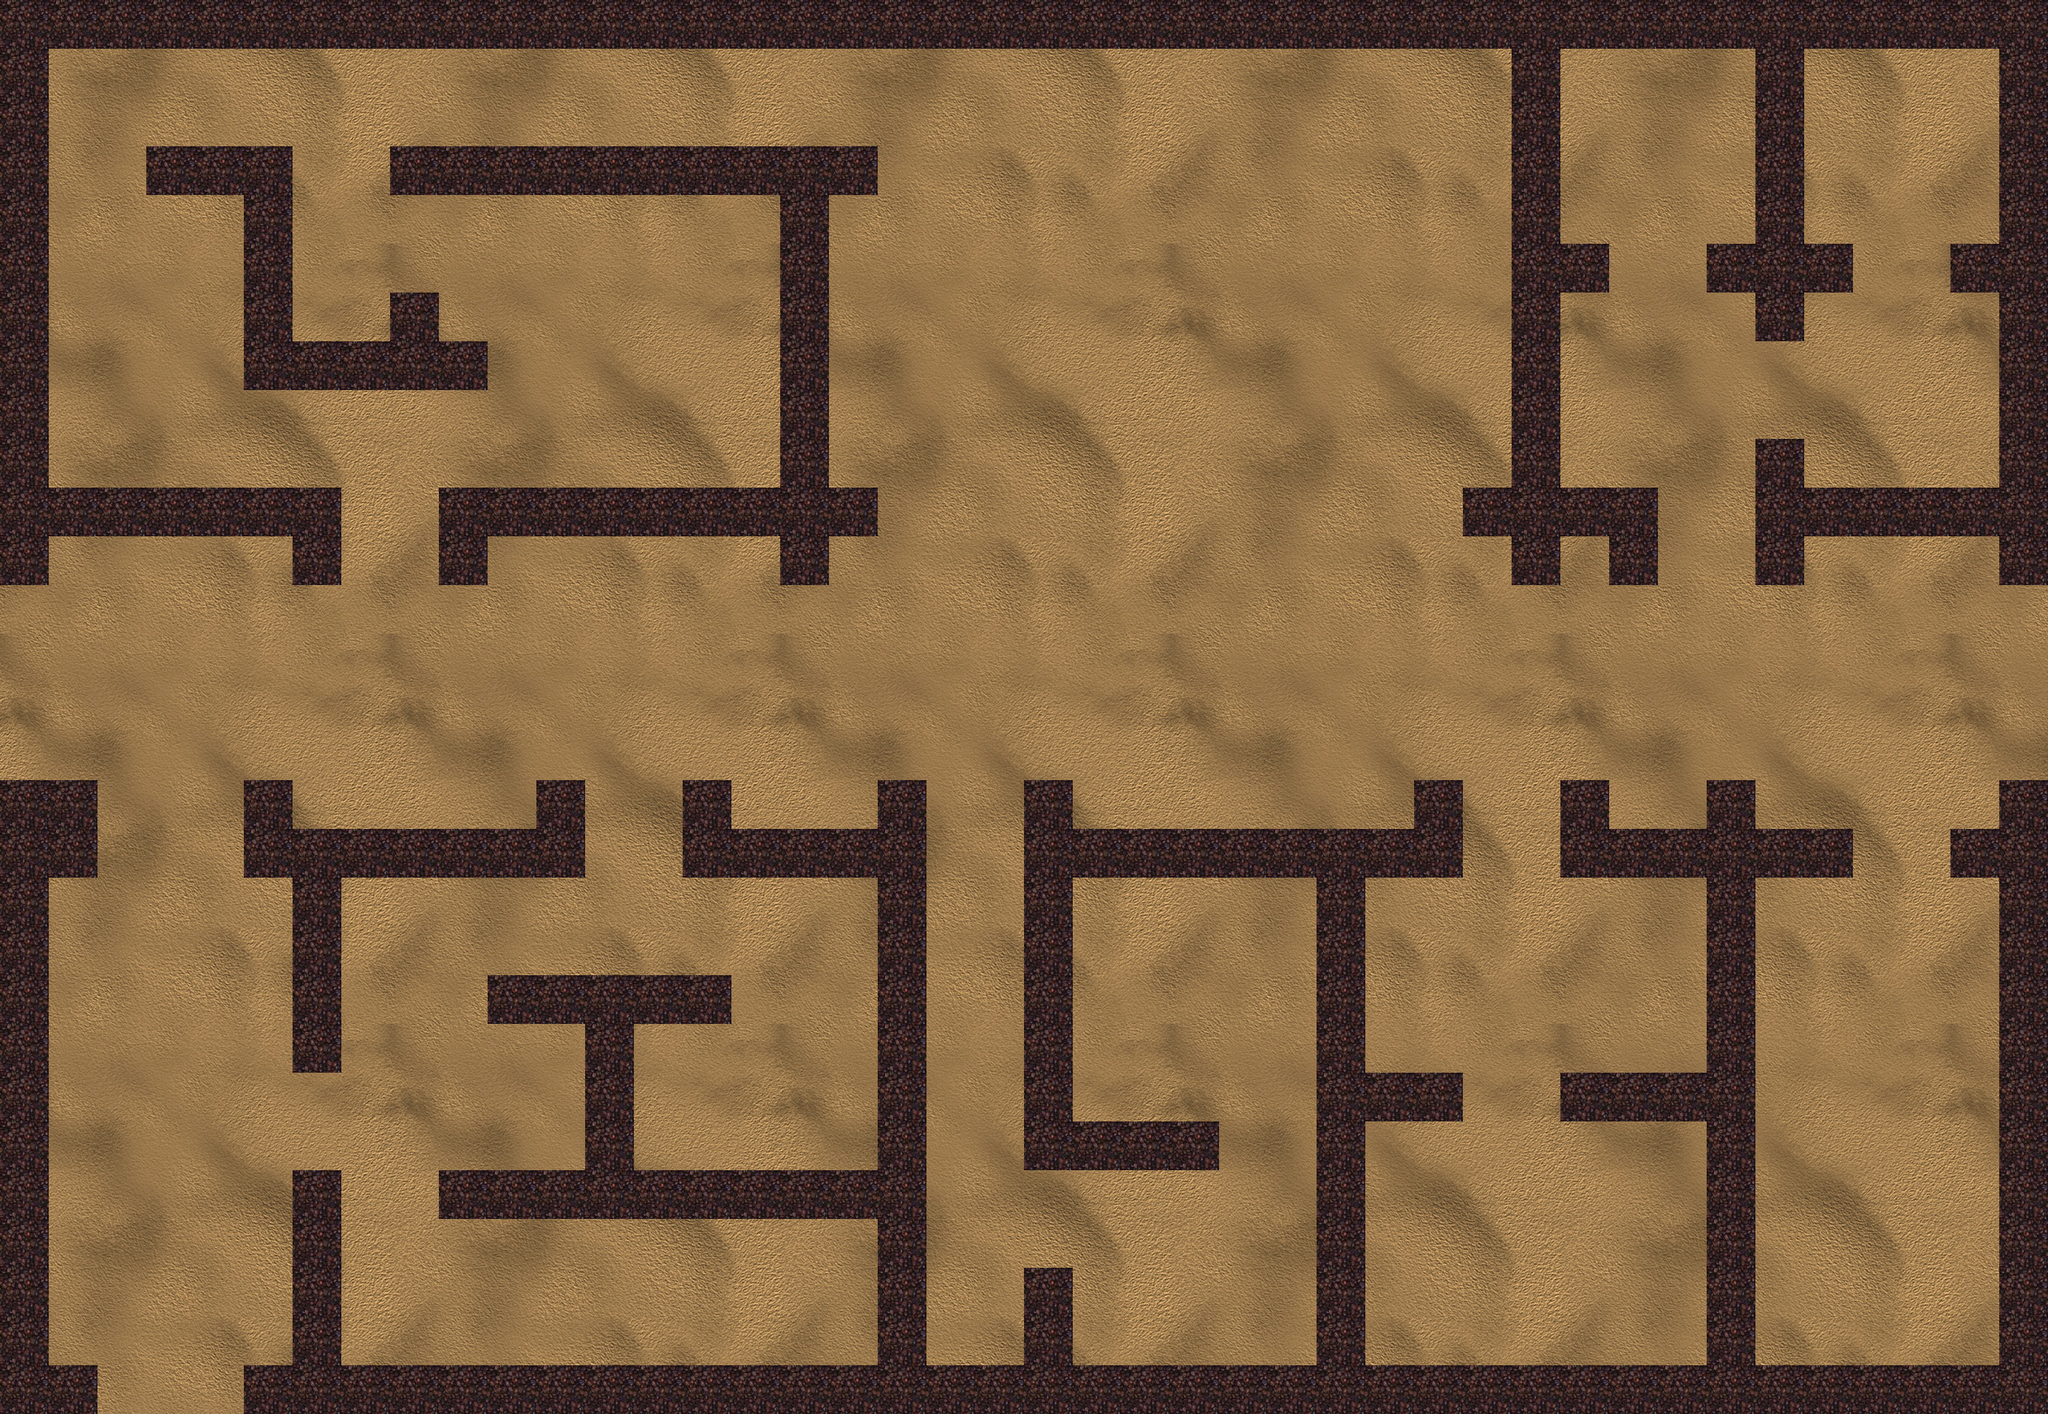

Below is a game level as drawn by its tile map, then a one-line description and the .tmx that defines it (tile-layer data replaced by summaries):
An orthogonal 42x29 tile map with 64x64 px tiles, 2 tile layers (Background, wallArt), 2 tilesets and 98 objects (55x wall).

<map version="1.0" orientation="orthogonal" renderorder="right-down" width="42" height="29" tilewidth="64" tileheight="64" nextobjectid="192">
 <tileset firstgid="1" name="dunes1" tilewidth="64" tileheight="64" tilecount="64" columns="8">
  <image source="unpacked/background/tiles/bg.02/dunes1.jpg" width="512" height="512" />
 </tileset>
 <tileset firstgid="65" name="TatWall" tilewidth="64" tileheight="64" tilecount="4" columns="2">
  <image source="unpacked/background/obstacles/TatWall.jpg" width="128" height="128" />
 </tileset>
 <layer name="Background" width="42" height="29">
  <data>[1218 cells, 1218 non-empty, 64 distinct tile ids]</data>
 </layer>
 <layer name="wallArt" width="42" height="29">
  <data>[1218 cells, 314 non-empty, 4 distinct tile ids]</data>
 </layer>
 <objectgroup name="wall">
  <object id="76" type="wall" x="0" y="1792" width="2688" height="64" />
  <object id="77" type="wall" x="2624" y="0" width="64" height="1792" />
  <object id="78" type="wall" x="0" y="0" width="2624" height="64" />
  <object id="79" type="wall" x="0" y="64" width="64" height="1728" />
  <object id="80" type="wall" x="64" y="1024" width="64" height="128" />
  <object id="81" type="wall" x="320" y="1024" width="64" height="128" />
  <object id="82" type="wall" x="384" y="1088" width="320" height="64" />
  <object id="83" type="wall" x="704" y="1024" width="64" height="128" />
  <object id="84" type="wall" x="384" y="1152" width="64" height="256" />
  <object id="85" type="wall" x="384" y="1536" width="64" height="256" />
  <object id="86" type="wall" x="576" y="1536" width="576" height="64" />
  <object id="87" type="wall" x="1152" y="1024" width="64" height="768" />
  <object id="90" type="wall" x="1728" y="1088" width="64" height="704" />
  <object id="91" type="wall" x="1344" y="1024" width="64" height="512" />
  <object id="92" type="wall" x="1344" y="1664" width="64" height="128" />
  <object id="93" type="wall" x="2240" y="1024" width="64" height="768" />
  <object id="94" type="wall" x="1984" y="64" width="64" height="704" />
  <object id="95" type="wall" x="2304" y="64" width="64" height="384" />
  <object id="96" type="wall" x="2304" y="576" width="64" height="192" />
  <object id="97" type="wall" x="1024" y="192" width="64" height="576" />
  <object id="98" type="wall" x="320" y="192" width="64" height="320" />
  <object id="99" type="wall" x="384" y="640" width="64" height="128" />
  <object id="100" type="wall" x="576" y="640" width="64" height="128" />
  <object id="101" type="wall" x="896" y="1024" width="64" height="128" />
  <object id="102" type="wall" x="1856" y="1024" width="64" height="128" />
  <object id="103" type="wall" x="2048" y="1024" width="64" height="128" />
  <object id="104" type="wall" x="2560" y="1088" width="64" height="64" />
  <object id="105" type="wall" x="2304" y="1088" width="128" height="64" />
  <object id="106" type="wall" x="2112" y="1088" width="128" height="64" />
  <object id="107" type="wall" x="2048" y="1408" width="192" height="64" />
  <object id="108" type="wall" x="1792" y="1408" width="128" height="64" />
  <object id="109" type="wall" x="1408" y="1472" width="192" height="64" />
  <object id="110" type="wall" x="1408" y="1088" width="320" height="64" />
  <object id="111" type="wall" x="1792" y="1088" width="64" height="64" />
  <object id="112" type="wall" x="1920" y="640" width="64" height="64" />
  <object id="113" type="wall" x="2112" y="640" width="64" height="128" />
  <object id="114" type="wall" x="2048" y="640" width="64" height="64" />
  <object id="115" type="wall" x="2048" y="320" width="64" height="64" />
  <object id="116" type="wall" x="2240" y="320" width="64" height="64" />
  <object id="117" type="wall" x="2368" y="320" width="64" height="64" />
  <object id="118" type="wall" x="2560" y="320" width="64" height="64" />
  <object id="119" type="wall" x="2368" y="640" width="256" height="64" />
  <object id="120" type="wall" x="1088" y="640" width="64" height="64" />
  <object id="121" type="wall" x="1088" y="192" width="64" height="64" />
  <object id="122" type="wall" x="512" y="192" width="512" height="64" />
  <object id="123" type="wall" x="512" y="384" width="64" height="128" />
  <object id="124" type="wall" x="576" y="448" width="64" height="64" />
  <object id="125" type="wall" x="384" y="448" width="128" height="64" />
  <object id="126" type="wall" x="192" y="192" width="128" height="64" />
  <object id="127" type="wall" x="64" y="640" width="320" height="64" />
  <object id="128" type="wall" x="640" y="640" width="384" height="64" />
  <object id="129" type="wall" x="960" y="1088" width="192" height="64" />
  <object id="130" type="wall" x="768" y="1280" width="64" height="256" />
  <object id="131" type="wall" x="832" y="1280" width="128" height="64" />
  <object id="132" type="wall" x="640" y="1280" width="128" height="64" />
 </objectgroup>
 <objectgroup name="doors">
  <object id="169" x="1920" y="1088" width="128" height="64" />
  <object id="170" x="1344" y="1536" width="64" height="128" />
  <object id="171" x="768" y="1088" width="128" height="64" />
  <object id="172" x="384" y="1408" width="64" height="128" />
  <object id="173" x="448" y="1536" width="128" height="64" />
  <object id="174" x="896" y="1152" width="64" height="128" />
  <object id="175" x="1600" y="1472" width="128" height="64" />
  <object id="176" x="1920" y="1408" width="128" height="64" />
  <object id="177" x="2432" y="1088" width="128" height="64" />
  <object id="178" x="2176" y="640" width="128" height="64" />
  <object id="180" x="2304" y="448" width="64" height="128" />
  <object id="181" x="2432" y="320" width="128" height="64" />
  <object id="182" x="2112" y="320" width="128" height="64" />
  <object id="183" x="448" y="640" width="128" height="64" />
  <object id="184" x="1024" y="64" width="64" height="128" />
  <object id="185" x="384" y="192" width="128" height="64" />
  <object id="186" x="64" y="192" width="128" height="64" />
  <object id="187" x="320" y="512" width="64" height="128" />
 </objectgroup>
 <objectgroup color="#ff0000" name="enemies" offsetx="0" offsety="-2">
  <object id="135" x="960" y="576" width="64" height="64" />
  <object id="136" x="64" y="576" width="64" height="64" />
  <object id="137" x="256" y="256" width="64" height="64" />
  <object id="138" x="448" y="384" width="64" height="64" />
  <object id="139" x="704" y="1344" width="64" height="64" />
  <object id="141" x="1088" y="1600" width="64" height="64" />
  <object id="142" x="832" y="1472" width="64" height="64" />
  <object id="143" x="832" y="1344" width="64" height="64" />
  <object id="145" x="512" y="1728" width="64" height="64" />
  <object id="146" x="1856" y="1664" width="64" height="64" />
  <object id="147" x="2048" y="1600" width="64" height="64" />
  <object id="148" x="2048" y="1344" width="64" height="64" />
  <object id="151" x="1856" y="960" width="64" height="64" />
  <object id="152" x="1280" y="1472" width="64" height="64" />
  <object id="153" x="2240" y="128" width="64" height="64" />
  <object id="154" x="2560" y="448" width="64" height="64" />
  <object id="155" x="2112" y="576" width="64" height="64" />
  <object id="156" x="2432" y="128" width="64" height="64" />
  <object id="158" x="1408" y="1216" width="64" height="64" />
  <object id="159" x="1664" y="1728" width="64" height="64" />
  <object id="160" x="1088" y="320" width="64" height="64" />
  <object id="163" x="1920" y="448" width="64" height="64" />
  <object id="166" x="832" y="704" width="64" height="64" />
  <object id="167" x="704" y="960" width="64" height="64" />
  <object id="191" x="320" y="128" width="64" height="64" />
 </objectgroup>
</map>